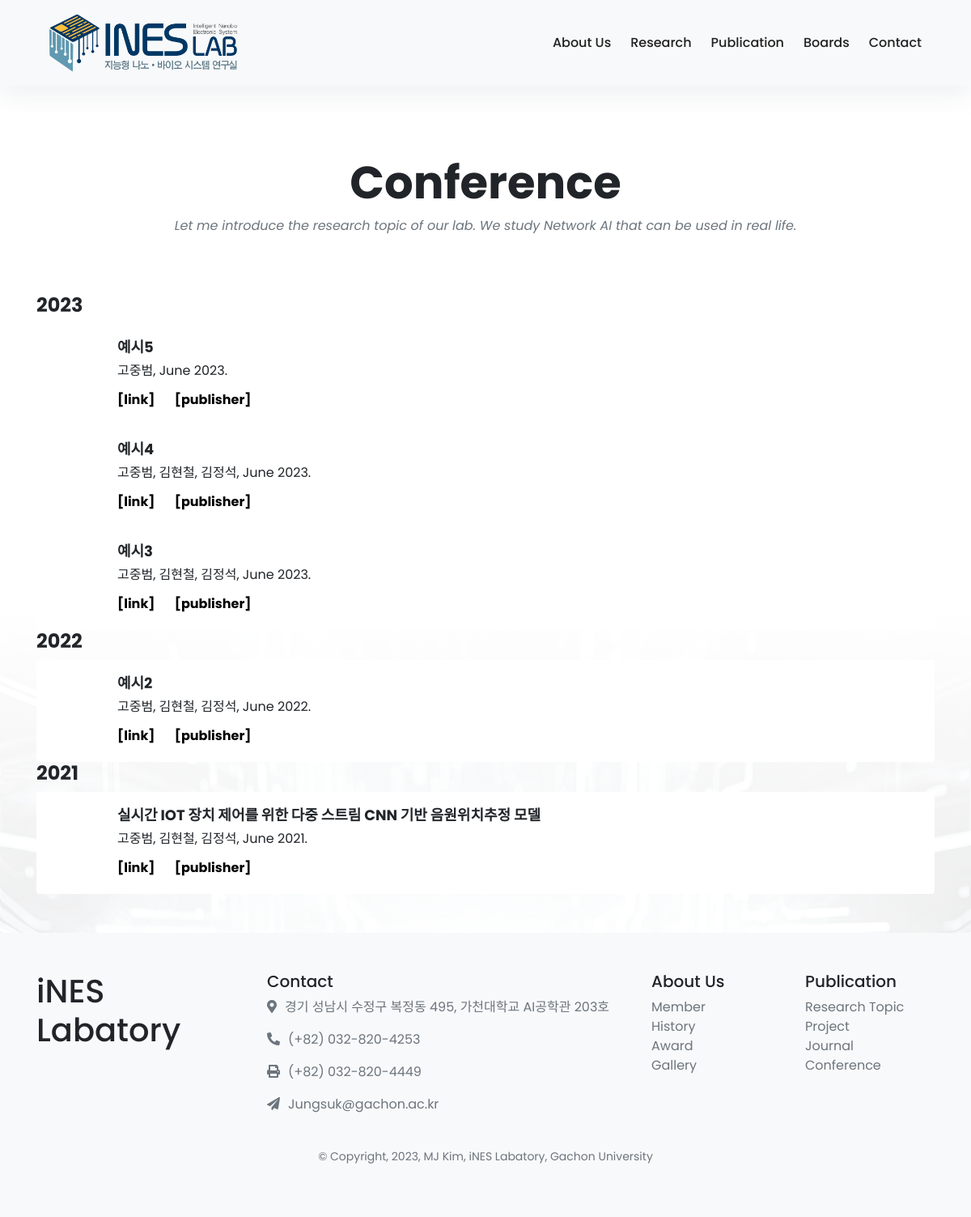
Page /publication/conference/ on the committed database.
### publication/models.py (models this page shows, shortened)
class Conference(models.Model):
    conf_name = models.CharField(max_length=150, unique=True)
    conf_dates = models.DateTimeField("date published")
    conf_author = models.CharField(max_length=200)
    conf_publisher = models.CharField(max_length=200, blank = True, null = True)
    conf_pdf_path= models.CharField(max_length=100)

### publication/views.py (the view)
# urls.py: path('conference/', views.conference, name='conference'),
def conference(request):
    conferences = Conference.objects.order_by('-conf_dates').annotate(year=ExtractYear('conf_dates')).order_by('-year', '-conf_dates')
    years = set([c.year for c in conferences])
    template = loader.get_template('../templates/labweb/conference.html')
    context = {
        'years': sorted(years, reverse=True),
        'conferences': conferences
    }
    return HttpResponse(template.render(context, request))

### templates/labweb/conference.html (shortened to what this page needs)
{% extends 'labweb/base.html' %}
{% block content %}
  <div class="container py-5">
      <header class="text-center">
      <br><br><br><br><br><br>
      <h1 class="display-4 font-weight-bold">Conference</h1>
      <p class="font-italic text-muted mb-0">Let me introduce the research topic of our lab. We study Network AI that can be used in real life.</p>
      <br><br><br>
    </header>
    <div>
      {% if conferences %}
        {%for year in years%}
            <div class="year">
                <h4 style="font-weight: bold"> {{year}}</h4>
            </div>
          {%for con in conferences%}
            {% if con.year == year %}
            <div class="card  border-0" style="padding-left: 80px;" >
              <div class="card-body">
                <p class="card-title" style="font-weight: bold; font-size:18px;">{{con.conf_name}}</p>
                <p class="card-text">{{con.conf_author}}, {{ con.conf_dates| date:"F Y"}}. </p>
                <a href="{{con.conf_pdf_path}}" class="card-link">[link]</a> <a href="{{con.conf_publisher}}" class="card-link">[publisher]</a>
              </div>
            </div>
               {% endif %}
            {% endfor %}
          {% endfor %}
        {% endif %}
    </div>
  </div>
{% endblock %}

### static/css/navbar.css (style rules this page uses)
body { font-family: 'Poppins', sans-serif !important; font-size: 16px; line-height: 24px; font-weight: 400; color: #212112; background-image: linear-gradient( to top, rgba(255,255,255,0) 10%, rgba(255,255,255,0.25) 25%, rgba(255,255,255,0.5) 50%, rgba(255,255,255,0.75) 75%, rgba(255,255,255,1) 100% ), url('/static/images/home2.jpeg'); background-position: center bottom ; background-repeat: no-repeat; background-size: 100% 50%; background-color: #fff; overflow-x: hidden; }

### templates/labweb/conference.html (style rules this page uses)
.card-link { color: black; font-weight: bolder; }
.card-body p, a { line-height: 1.0; }

### templates/labweb/base.html (style rules this page uses)
body { font-family: "Big Caslon Medium", sans-serif; }

### rows in the picture
Conference: conf_name "예시5", conf_author "고중범", conf_dates "June 2023"
Conference: conf_name "예시4", conf_author "고중범, 김현철, 김정석", conf_dates "June 2023"
Conference: conf_name "예시3", conf_author "고중범, 김현철, 김정석", conf_dates "June 2023"
Conference: conf_name "예시2", conf_author "고중범, 김현철, 김정석", conf_dates "June 2022"
Conference: conf_name "실시간 IOT 장치 제어를 위한 다중 스트림 CNN 기반 음원위치추정 모델", conf_author "고중범, 김현철, 김정석", conf_dates "June 2021"

### other values in the picture
{{ year }} "2023" "2022" "2021"
